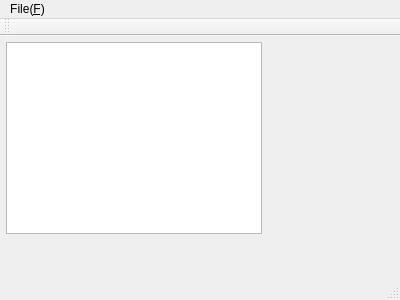
<?xml version="1.0" encoding="UTF-8"?>
<ui version="4.0">
 <class>MainWindow</class>
 <widget class="QMainWindow" name="MainWindow">
  <property name="geometry">
   <rect>
    <x>0</x>
    <y>0</y>
    <width>400</width>
    <height>300</height>
   </rect>
  </property>
  <property name="windowTitle">
   <string>MainWindow</string>
  </property>
  <widget class="QWidget" name="centralWidget">
   <widget class="QTextEdit" name="textEdit">
    <property name="geometry">
     <rect>
      <x>6</x>
      <y>6</y>
      <width>256</width>
      <height>192</height>
     </rect>
    </property>
   </widget>
   <widget class="QSplitter" name="splitter">
    <property name="geometry">
     <rect>
      <x>6</x>
      <y>202</y>
      <width>388</width>
      <height>43</height>
     </rect>
    </property>
    <property name="orientation">
     <enum>Qt::Vertical</enum>
    </property>
   </widget>
  </widget>
  <widget class="QMenuBar" name="menuBar">
   <property name="geometry">
    <rect>
     <x>0</x>
     <y>0</y>
     <width>400</width>
     <height>17</height>
    </rect>
   </property>
   <widget class="QMenu" name="menuFile_F">
    <property name="title">
     <string>File(&amp;F)</string>
    </property>
    <addaction name="actionNew_N"/>
   </widget>
   <addaction name="menuFile_F"/>
  </widget>
  <widget class="QToolBar" name="mainToolBar">
   <attribute name="toolBarArea">
    <enum>TopToolBarArea</enum>
   </attribute>
   <attribute name="toolBarBreak">
    <bool>false</bool>
   </attribute>
  </widget>
  <widget class="QStatusBar" name="statusBar"/>
  <action name="actionNew_N">
   <property name="icon">
    <iconset resource="myicon.qrc">
     <normaloff>:/myimages/images/document-new.png</normaloff>:/myimages/images/document-new.png</iconset>
   </property>
   <property name="text">
    <string>New(&amp;N)</string>
   </property>
   <property name="shortcut">
    <string>Ctrl+N</string>
   </property>
  </action>
 </widget>
 <layoutdefault spacing="6" margin="11"/>
 <resources>
  <include location="myicon.qrc"/>
 </resources>
 <connections/>
</ui>
